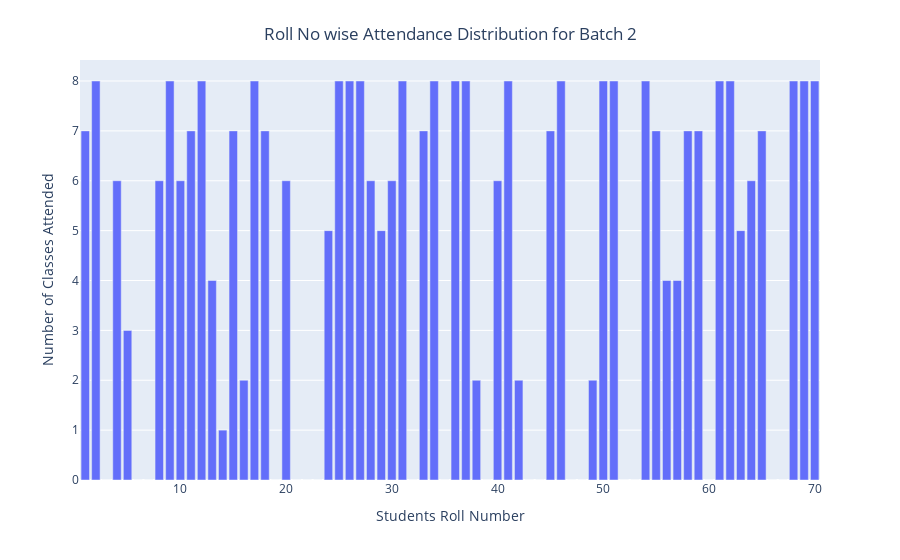

Notebook cell for this chart:
### Code cell
# for class 2
fig = px.bar(class2_students, x='student_roll_num', y='classes_attended')
fig.update_layout(uniformtext_minsize=8, uniformtext_mode='hide', title={
        'text': "Roll No wise Attendance Distribution for Batch 2",
        'y':0.95,
        'x':0.5,
        'xanchor': 'center',
        'yanchor': 'top'},
        xaxis_title="Students Roll Number",
        yaxis_title="Number of Classes Attended",)
fig.show()

### Figure 1 — Plotly figure (JSON) as saved in the notebook; plotly's stock layout.template omitted (floating-point values rounded to 4 significant figures)
{"data": [{"alignmentgroup": "True", "hovertemplate": "student_roll_num=%{x}<br>classes_attended=%{y}<extra></extra>", "legendgroup": "", "marker": {"color": "#636efa", "pattern": {"shape": ""}}, "name": "", "offsetgroup": "", "orientation": "v", "showlegend": false, "textposition": "auto", "type": "bar", "x": [35, 39, 47, 48, 52, 53, 32, 23, 43, 21, 19, 60, 22, 44, 67, 3, 6, 7, 66, 14, 42, 38, 16, 49, 5, 57, 56, 13, 29, 24, 63, 40, 4, 10, 20, 30, 28, 8, 64, 55, 58, 45, 65, 59, 1, 11, 15, 33, 18, 46, 68, 2, 9, 12, 62, 61, 17, 25, 26, 27, 31, 54, 34, 51, 50, 69, 36, 37, 41, 70], "xaxis": "x", "y": [0, 0, 0, 0, 0, 0, 0, 0, 0, 0, 0, 0, 0, 0, 0, 0, 0, 0, 0, 1, 2, 2, 2, 2, 3, 4, 4, 4, 5, 5, 5, 6, 6, 6, 6, 6, 6, 6, 6, 7, 7, 7, 7, 7, 7, 7, 7, 7, 7, 8, 8, 8, 8, 8, 8, 8, 8, 8, 8, 8, 8, 8, 8, 8, 8, 8, 8, 8, 8, 8], "yaxis": "y"}], "layout": {"barmode": "relative", "legend": {"tracegroupgap": 0}, "margin": {"t": 60}, "title": {"text": "Roll No wise Attendance Distribution for Batch 2", "x": 0.5, "xanchor": "center", "y": 0.95, "yanchor": "top"}, "uniformtext": {"minsize": 8, "mode": "hide"}, "xaxis": {"anchor": "y", "domain": [0, 1], "title": {"text": "Students Roll Number"}}, "yaxis": {"anchor": "x", "domain": [0, 1], "title": {"text": "Number of Classes Attended"}}}}
